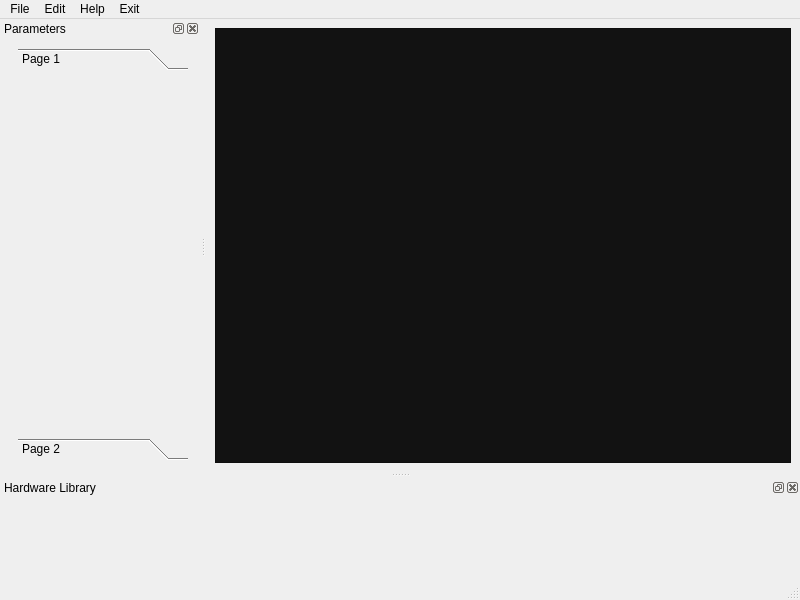
<?xml version="1.0" encoding="UTF-8"?>
<ui version="4.0">
 <class>MainWindow</class>
 <widget class="QMainWindow" name="MainWindow">
  <property name="geometry">
   <rect>
    <x>0</x>
    <y>0</y>
    <width>800</width>
    <height>600</height>
   </rect>
  </property>
  <property name="sizePolicy">
   <sizepolicy hsizetype="Preferred" vsizetype="Preferred">
    <horstretch>0</horstretch>
    <verstretch>0</verstretch>
   </sizepolicy>
  </property>
  <property name="windowTitle">
   <string>MainWindow</string>
  </property>
  <widget class="QWidget" name="centralwidget">
   <property name="sizePolicy">
    <sizepolicy hsizetype="Preferred" vsizetype="Preferred">
     <horstretch>0</horstretch>
     <verstretch>0</verstretch>
    </sizepolicy>
   </property>
   <layout class="QGridLayout" name="gridLayout">
    <item row="0" column="0">
     <widget class="QFrame" name="viewer">
      <property name="sizePolicy">
       <sizepolicy hsizetype="Expanding" vsizetype="Expanding">
        <horstretch>0</horstretch>
        <verstretch>0</verstretch>
       </sizepolicy>
      </property>
      <property name="minimumSize">
       <size>
        <width>200</width>
        <height>200</height>
       </size>
      </property>
      <property name="styleSheet">
       <string notr="true">background-color: #121212;</string>
      </property>
      <property name="frameShape">
       <enum>QFrame::StyledPanel</enum>
      </property>
      <property name="frameShadow">
       <enum>QFrame::Raised</enum>
      </property>
     </widget>
    </item>
   </layout>
  </widget>
  <widget class="QMenuBar" name="menubar">
   <property name="geometry">
    <rect>
     <x>0</x>
     <y>0</y>
     <width>800</width>
     <height>21</height>
    </rect>
   </property>
   <widget class="QMenu" name="menuFile">
    <property name="title">
     <string>File</string>
    </property>
   </widget>
   <widget class="QMenu" name="menuEdit">
    <property name="title">
     <string>Edit</string>
    </property>
   </widget>
   <widget class="QMenu" name="menuHelp">
    <property name="title">
     <string>Help</string>
    </property>
   </widget>
   <widget class="QMenu" name="menuExit">
    <property name="title">
     <string>Exit</string>
    </property>
   </widget>
   <addaction name="menuFile"/>
   <addaction name="menuEdit"/>
   <addaction name="menuHelp"/>
   <addaction name="menuExit"/>
  </widget>
  <widget class="QStatusBar" name="statusbar"/>
  <widget class="QDockWidget" name="outputDock">
   <property name="minimumSize">
    <size>
     <width>500</width>
     <height>100</height>
    </size>
   </property>
   <property name="maximumSize">
    <size>
     <width>524287</width>
     <height>524287</height>
    </size>
   </property>
   <property name="windowTitle">
    <string>Hardware Library</string>
   </property>
   <attribute name="dockWidgetArea">
    <number>8</number>
   </attribute>
   <widget class="QWidget" name="dockWidgetContents_2"/>
  </widget>
  <widget class="QDockWidget" name="parametersDock">
   <property name="minimumSize">
    <size>
     <width>200</width>
     <height>374</height>
    </size>
   </property>
   <property name="maximumSize">
    <size>
     <width>524287</width>
     <height>524287</height>
    </size>
   </property>
   <property name="windowTitle">
    <string>Parameters</string>
   </property>
   <attribute name="dockWidgetArea">
    <number>1</number>
   </attribute>
   <widget class="QWidget" name="dockWidgetContents">
    <layout class="QFormLayout" name="formLayout">
     <property name="fieldGrowthPolicy">
      <enum>QFormLayout::AllNonFixedFieldsGrow</enum>
     </property>
     <property name="verticalSpacing">
      <number>10</number>
     </property>
     <property name="leftMargin">
      <number>12</number>
     </property>
     <property name="topMargin">
      <number>10</number>
     </property>
     <property name="rightMargin">
      <number>12</number>
     </property>
     <property name="bottomMargin">
      <number>12</number>
     </property>
     <item row="0" column="1">
      <widget class="QToolBox" name="parametersToolBox">
       <property name="currentIndex">
        <number>0</number>
       </property>
       <widget class="QWidget" name="page">
        <property name="geometry">
         <rect>
          <x>0</x>
          <y>0</y>
          <width>170</width>
          <height>69</height>
         </rect>
        </property>
        <attribute name="label">
         <string>Page 1</string>
        </attribute>
       </widget>
       <widget class="QWidget" name="page_2">
        <property name="geometry">
         <rect>
          <x>0</x>
          <y>0</y>
          <width>170</width>
          <height>69</height>
         </rect>
        </property>
        <attribute name="label">
         <string>Page 2</string>
        </attribute>
       </widget>
      </widget>
     </item>
    </layout>
   </widget>
  </widget>
 </widget>
 <resources/>
 <connections/>
</ui>
